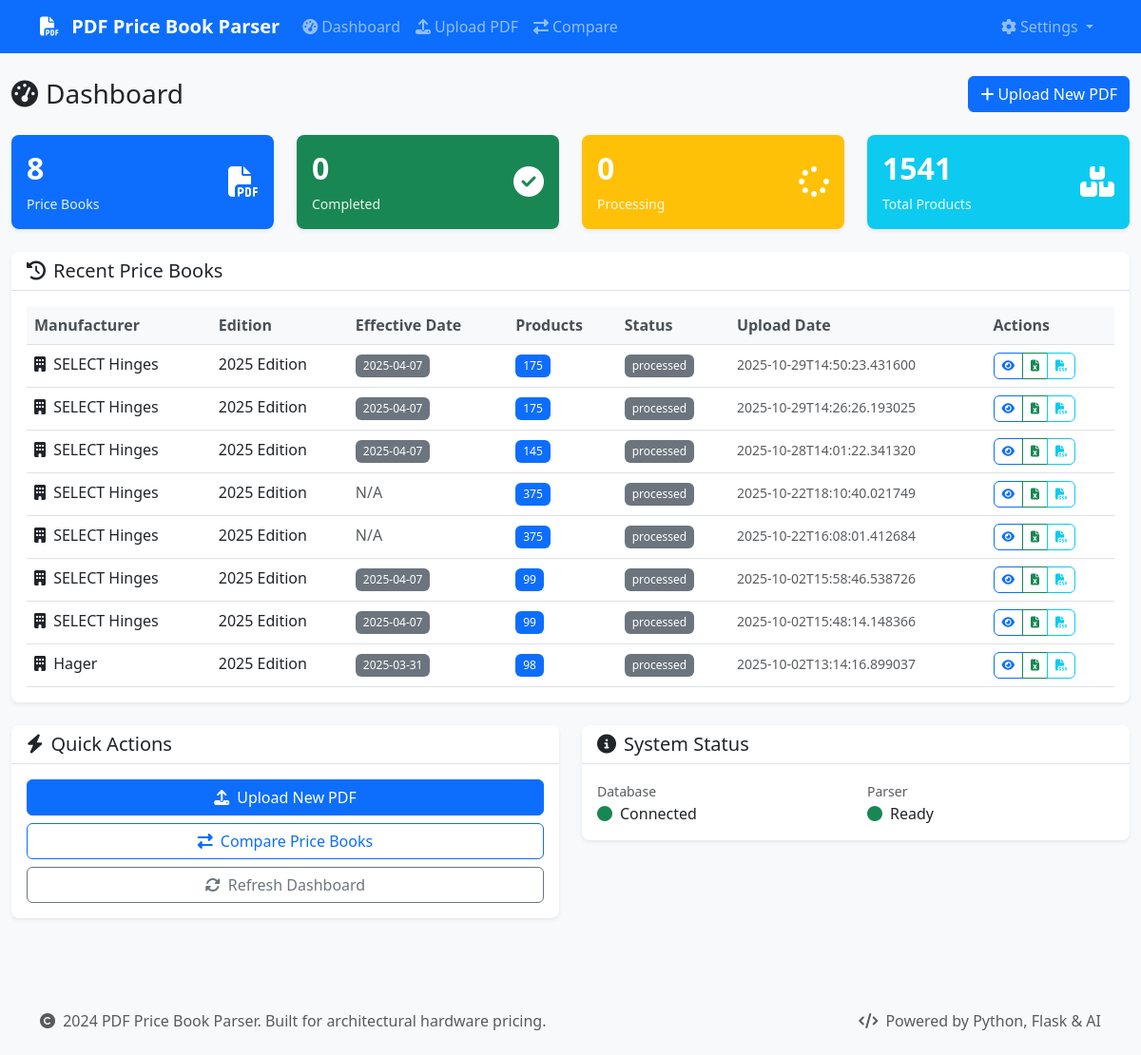
Before: / with the older database file.
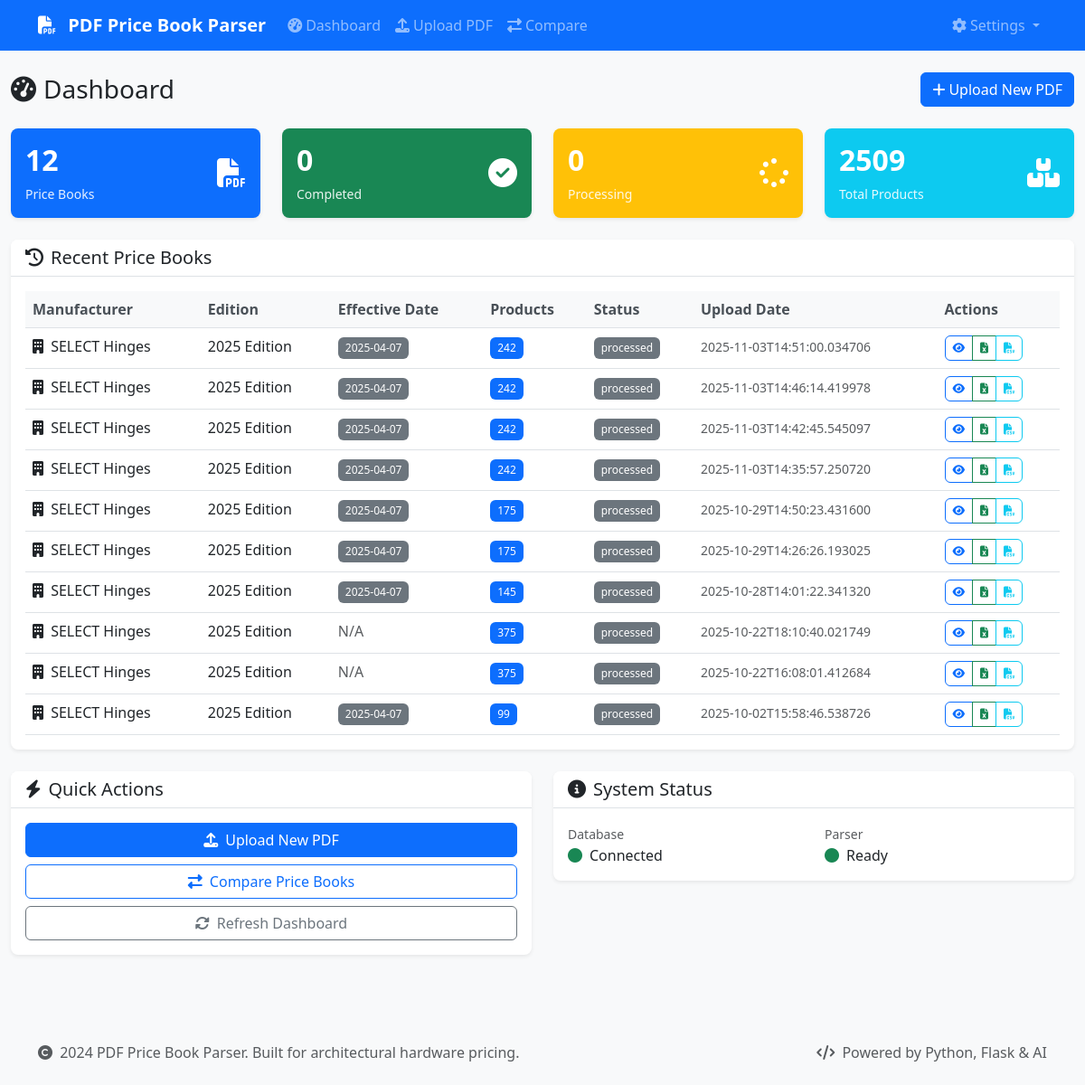
After: the same page with the newer database file.
### database/models.py (models this page shows)
class Manufacturer(Base):
    __tablename__ = 'manufacturers'
    id = Column(Integer, primary_key=True)
    name = Column(String(255), nullable=False)
    code = Column(String(50), unique=True, nullable=False)
    created_at = Column(DateTime, default=datetime.utcnow)
    price_books = relationship("PriceBook", back_populates="manufacturer")
    product_families = relationship("ProductFamily", back_populates="manufacturer")
    finishes = relationship("Finish", back_populates="manufacturer")

class PriceBook(Base):
    __tablename__ = 'price_books'
    id = Column(Integer, primary_key=True)
    manufacturer_id = Column(Integer, ForeignKey('manufacturers.id'), nullable=False)
    edition = Column(String(100))
    effective_date = Column(Date)
    upload_date = Column(DateTime, default=datetime.utcnow)
    file_path = Column(Text)
    file_size = Column(Integer)
    status = Column(String(50), default='processing')  # processing, completed, failed
    parsing_notes = Column(Text)
    manufacturer = relationship("Manufacturer", back_populates="price_books")
    products = relationship("Product", back_populates="price_book", cascade="all, delete-orphan")

### app.py (the view)
@app.route('/')
def index():
    try:
        price_books = price_book_manager.list_price_books()
        return render_template('dashboard.html', price_books=price_books)
    except Exception as e:
        logger.error(f"Error loading dashboard: {e}")
        flash('Error loading dashboard', 'error')
        return render_template('dashboard.html', price_books=[])

### database/manager.py (called while the page is built)
    def get_session(self) -> Session:
        return self.db_manager.get_session()

    def list_price_books(self, manufacturer_id: int = None) -> List[Dict[str, Any]]:
        session = self.get_session()
        try:
            query = session.query(PriceBook).join(Manufacturer)
            if manufacturer_id:
                query = query.filter(PriceBook.manufacturer_id == manufacturer_id)
            price_books = query.order_by(PriceBook.upload_date.desc()).all()
            return [self.get_price_book_summary(pb.id) for pb in price_books]
        finally:
            session.close()

### database/models.py (called while the page is built)
    def get_session(self):
        return self.SessionLocal()

### templates/dashboard.html (shortened to what this page needs)
{% extends "base.html" %}
{% block content %}
<div class="row">
    <div class="col-12">
        <div class="d-flex justify-content-between align-items-center mb-4">
            <h1 class="h3 mb-0">
                <i class="fas fa-tachometer-alt me-2"></i>Dashboard
            </h1>
            <a href="{{ url_for('upload_pdf') }}" class="btn btn-primary">
                <i class="fas fa-plus me-1"></i>Upload New PDF
            </a>
        </div>
    </div>
</div>
<div class="row mb-4">
    <div class="col-md-3">
        <div class="card bg-primary text-white">
            <div class="card-body">
                <div class="d-flex justify-content-between">
                    <div>
                        <h4 class="card-title">{{ price_books|length }}</h4>
                        <p class="card-text">Price Books</p>
                    </div>
                    <div class="align-self-center">
                        <i class="fas fa-file-pdf fa-2x"></i>
                    </div>
                </div>
            </div>
        </div>
    </div>
    <div class="col-md-3">
        <div class="card bg-success text-white">
            <div class="card-body">
                <div class="d-flex justify-content-between">
                    <div>
                        <h4 class="card-title">{{ price_books|selectattr('status', 'equalto', 'completed')|list|length }}</h4>
                        <p class="card-text">Completed</p>
                    </div>
                    <div class="align-self-center">
                        <i class="fas fa-check-circle fa-2x"></i>
                    </div>
                </div>
            </div>
        </div>
    </div>
    <div class="col-md-3">
        <div class="card bg-warning text-white">
            <div class="card-body">
                <div class="d-flex justify-content-between">
                    <div>
                        <h4 class="card-title">{{ price_books|selectattr('status', 'equalto', 'processing')|list|length }}</h4>
                        <p class="card-text">Processing</p>
                    </div>
                    <div class="align-self-center">
                        <i class="fas fa-spinner fa-2x"></i>
                    </div>
                </div>
            </div>
        </div>
    </div>
    <div class="col-md-3">
        <div class="card bg-info text-white">
            <div class="card-body">
                <div class="d-flex justify-content-between">
                    <div>
                        <h4 class="card-title">{{ price_books|sum(attribute='product_count') }}</h4>
                        <p class="card-text">Total Products</p>
                    </div>
                    <div class="align-self-center">
                        <i class="fas fa-boxes fa-2x"></i>
                    </div>
                </div>
            </div>
        </div>
    </div>
</div>
<div class="row">
    <div class="col-12">
        <div class="card">
            <div class="card-header">
                <h5 class="card-title mb-0">
                    <i class="fas fa-history me-2"></i>Recent Price Books
                </h5>
            </div>
            <div class="card-body">
                {% if price_books %}
                    <div class="table-responsive">
                        <table class="table table-hover">
                            <thead>
                                <tr>
                                    <th>Manufacturer</th>
                                    <th>Edition</th>
                                    <th>Effective Date</th>
                                    <th>Products</th>
                                    <th>Status</th>
                                    <th>Upload Date</th>
                                    <th>Actions</th>
                                </tr>
                            </thead>
                            <tbody>
                                {% for book in price_books[:10] %}
                                <tr>
                                    <td>
                                        <i class="fas fa-building me-1"></i>
                                        {{ book.manufacturer }}
                                    </td>
                                    <td>{{ book.edition or 'N/A' }}</td>
                                    <td>
                                        {% if book.effective_date %}
                                            <span class="badge bg-secondary">{{ book.effective_date }}</span>
                                        {% else %}
                                            <span class="text-muted">N/A</span>
                                        {% endif %}
                                    </td>
                                    <td>
                                        <span class="badge bg-primary">{{ book.product_count }}</span>
                                    </td>
                                    <td>
                                        {% if book.status == 'completed' %}
                                            <span class="badge bg-success">
                                                <i class="fas fa-check me-1"></i>Completed
                                            </span>
                                        {% elif book.status == 'processing' %}
                                            <span class="badge bg-warning">
                                                <i class="fas fa-spinner me-1"></i>Processing
                                            </span>
                                        {% elif book.status == 'failed' %}
                                            <span class="badge bg-danger">
                                                <i class="fas fa-times me-1"></i>Failed
                                            </span>
                                        {% else %}
                                            <span class="badge bg-secondary">{{ book.status }}</span>
                                        {% endif %}
                                    </td>
                                    <td>
                                        <small class="text-muted">{{ book.upload_date }}</small>
                                    </td>
                                    <td>
                                        <div class="btn-group btn-group-sm" role="group">
                                            <a href="{{ url_for('preview', price_book_id=book.id) }}"
                                               class="btn btn-outline-primary" title="Preview">
                                                <i class="fas fa-eye"></i>
                                            </a>
                                            <a href="{{ url_for('export', price_book_id=book.id, format='excel') }}"
                                               class="btn btn-outline-success" title="Export Excel">
                                                <i class="fas fa-file-excel"></i>
                                            </a>
                                            <a href="{{ url_for('export', price_book_id=book.id, format='csv') }}"
                                               class="btn btn-outline-info" title="Export CSV">
                                                <i class="fas fa-file-csv"></i>
                                            </a>
                                        </div>
                                    </td>
                                </tr>
                                {% endfor %}
                            </tbody>
                        </table>
                    </div>
                {% endif %}
            </div>
        </div>
    </div>
</div>
<div class="row mt-4">
    <div class="col-md-6">
        <div class="card">
            <div class="card-header">
                <h5 class="card-title mb-0">
                    <i class="fas fa-bolt me-2"></i>Quick Actions
                </h5>
            </div>
            <div class="card-body">
                <div class="d-grid gap-2">
                    <a href="{{ url_for('upload_pdf') }}" class="btn btn-primary">
                        <i class="fas fa-upload me-2"></i>Upload New PDF
                    </a>
                    <a href="{{ url_for('compare') }}" class="btn btn-outline-primary">
                        <i class="fas fa-exchange-alt me-2"></i>Compare Price Books
                    </a>
                    <button class="btn btn-outline-secondary" onclick="refreshDashboard()">
                        <i class="fas fa-sync-alt me-2"></i>Refresh Dashboard
                    </button>
                </div>
            </div>
        </div>
    </div>
    <div class="col-md-6">
        <div class="card">
            <div class="card-header">
                <h5 class="card-title mb-0">
                    <i class="fas fa-info-circle me-2"></i>System Status
                </h5>
            </div>
            <div class="card-body">
                <div class="row">
                    <div class="col-6">
                        <small class="text-muted">Database</small>
                        <div class="d-flex align-items-center">
                            <i class="fas fa-circle text-success me-2"></i>
                            <span>Connected</span>
                        </div>
                    </div>
                    <div class="col-6">
                        <small class="text-muted">Parser</small>
                        <div class="d-flex align-items-center">
                            <i class="fas fa-circle text-success me-2"></i>
                            <span>Ready</span>
                        </div>
                    </div>
                </div>
            </div>
        </div>
    </div>
</div>
{% endblock %}

### templates/base.html (shortened to what this page needs)
<!DOCTYPE html>
<html lang="en">
<head>
    <link href="https://cdn.jsdelivr.net/npm/bootstrap@5.3.0/dist/css/bootstrap.min.css" rel="stylesheet">
    <link href="https://cdnjs.cloudflare.com/ajax/libs/font-awesome/6.4.0/css/all.min.css" rel="stylesheet">
    <link href="{{ url_for('static', filename='css/style.css') }}" rel="stylesheet">
</head>
<body>
    <nav class="navbar navbar-expand-lg navbar-dark bg-primary">
        <div class="container">
            <a class="navbar-brand" href="{{ url_for('index') }}">
                <i class="fas fa-file-pdf me-2"></i>
                PDF Price Book Parser
            </a>
            <div class="collapse navbar-collapse" id="navbarNav">
                <ul class="navbar-nav me-auto">
                    <li class="nav-item">
                        <a class="nav-link" href="{{ url_for('index') }}">
                            <i class="fas fa-tachometer-alt me-1"></i>Dashboard
                        </a>
                    </li>
                    <li class="nav-item">
                        <a class="nav-link" href="{{ url_for('upload_pdf') }}">
                            <i class="fas fa-upload me-1"></i>Upload PDF
                        </a>
                    </li>
                    <li class="nav-item">
                        <a class="nav-link" href="{{ url_for('compare') }}">
                            <i class="fas fa-exchange-alt me-1"></i>Compare
                        </a>
                    </li>
                </ul>
                <ul class="navbar-nav">
                    <li class="nav-item dropdown">
                        <a class="nav-link dropdown-toggle" href="#" id="navbarDropdown" role="button" data-bs-toggle="dropdown">
                            <i class="fas fa-cog me-1"></i>Settings
                        </a>
                    </li>
                </ul>
            </div>
        </div>
    </nav>
    <main class="container-fluid py-4">
        {% block content %}{% endblock %}
    </main>
    <footer class="bg-light mt-5 py-4">
        <div class="container">
            <div class="row">
                <div class="col-md-6">
                    <p class="text-muted mb-0">
                        <i class="fas fa-copyright me-1"></i>
                        2024 PDF Price Book Parser. Built for architectural hardware pricing.
                    </p>
                </div>
                <div class="col-md-6 text-md-end">
                    <p class="text-muted mb-0">
                        <i class="fas fa-code me-1"></i>
                        Powered by Python, Flask & AI
                    </p>
                </div>
            </div>
        </div>
    </footer>
</body>
</html>

### static/css/style.css (style rules this page uses)
:root { --primary-color: #0d6efd; --secondary-color: #6c757d; --success-color: #198754; --danger-color: #dc3545; --warning-color: #ffc107; --info-color: #0dcaf0; --light-color: #f8f9fa; --dark-color: #212529; }
body { font-family: 'Segoe UI', Tahoma, Geneva, Verdana, sans-serif; background-color: #f8f9fa; }
.navbar-brand { font-weight: 600; font-size: 1.25rem; }
.card { border: none; box-shadow: 0 0.125rem 0.25rem rgba(0, 0, 0, 0.075); border-radius: 0.5rem; transition: box-shadow 0.15s ease-in-out; }
.card-header { background-color: #fff; border-bottom: 1px solid #dee2e6; border-radius: 0.5rem 0.5rem 0 0 !important; font-weight: 600; }
.btn { border-radius: 0.375rem; font-weight: 500; transition: all 0.15s ease-in-out; }
.btn-group-sm .btn { padding: 0.25rem 0.5rem; font-size: 0.75rem; }
.table { margin-bottom: 0; }
.table th { border-top: none; font-weight: 600; color: #495057; background-color: #f8f9fa; }
.badge { font-size: 0.75em; font-weight: 500; padding: 0.375rem 0.5rem; }
.card.bg-primary, .card.bg-success, .card.bg-warning, .card.bg-info, .card.bg-danger { border: none; }
.card.bg-primary .card-title, .card.bg-success .card-title, .card.bg-warning .card-title, .card.bg-info .card-title, .card.bg-danger .card-title { font-size: 2rem; font-weight: 700; margin-bottom: 0.5rem; }
.card.bg-primary .card-text, .card.bg-success .card-text, .card.bg-warning .card-text, .card.bg-info .card-text, .card.bg-danger .card-text { font-size: 0.875rem; opacity: 0.9; margin-bottom: 0; }
footer { margin-top: auto; }

Changed rows visible on the page:
no longer on this page (row unchanged): Manufacturer: manufacturer "Hager"
added PriceBook: edition "2025 Edition", status "processed"
added PriceBook: edition "2025 Edition", status "processed"
Other visible differences:
{{ price_books|length }}: "8" → "12"
{{ price_books|sum(attribute='product_count') }}: "1541" → "2509"
new list line: "SELECT Hinges"
new list line: "2025-04-07 242 2025-11-03T14:51:00.034706"
new list line: "2025-04-07 242 2025-11-03T14:46:14.419978"
new list line: "2025-04-07 242 2025-11-03T14:42:45.545097"
new list line: "2025-04-07 242 2025-11-03T14:35:57.250720"
list line gone: "SELECT Hinges"
list line gone: "2025-04-07 99 2025-10-02T15:48:14.148366"
list line gone: "2025-03-31 98 2025-10-02T13:14:16.899037"
